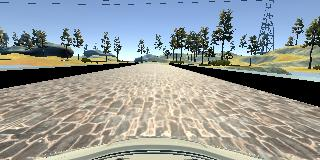
#> input picture images/center_2020_02_02_18_23_02_630.jpg, 320 x 160 px
$ python -i extra.py   (imports and definitions only)
#> lines starting #> are read from the running program, lines starting #| are printed output that depends on the picture
import cv2,os
import numpy as np
import matplotlib.image as mpimg
from sklearn.utils import shuffle

# Load an specific image
# [5 lines left out: function load_image, not called in this run]

# Crop image
def crop(image):
    cropped = image[60:-25,:,:]
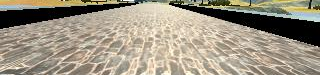
#> cropped: shape (75, 320, 3); mean R, G, B 156.5, 147.7, 130.4
    return cropped

# Process image (crop, resize and change color space)
def process_img(image):
    image = crop(image)
    image = cv2.resize(image, (200, 66), cv2.INTER_AREA)
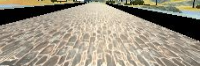
#> image: shape (66, 200, 3); mean R, G, B 156.3, 147.5, 130.3
    image = cv2.cvtColor(image, cv2.COLOR_RGB2YUV)
#> image: shape (66, 200, 3); mean of channels 0, 1, 2 148.2, 119.3, 135.2
    return image

# Translate image randomly
# [60 lines left out: functions translate_randomly, flip_randomly, choose_image, augment, generator, not called in this run]

>>> import cv2
>>> picture = cv2.cvtColor(cv2.imread('images/center_2020_02_02_18_23_02_630.jpg'), cv2.COLOR_BGR2RGB)
>>> result = process_img(picture)
